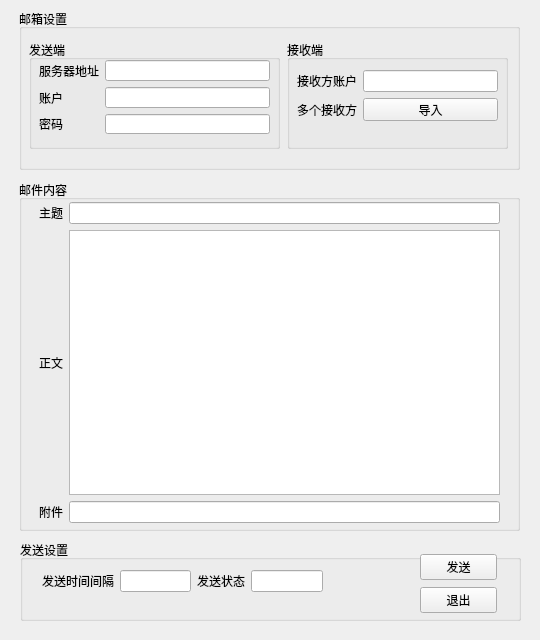
<?xml version="1.0" encoding="UTF-8"?>
<ui version="4.0">
 <class>Form</class>
 <widget class="QWidget" name="Form">
  <property name="geometry">
   <rect>
    <x>0</x>
    <y>0</y>
    <width>540</width>
    <height>640</height>
   </rect>
  </property>
  <property name="minimumSize">
   <size>
    <width>540</width>
    <height>640</height>
   </size>
  </property>
  <property name="maximumSize">
   <size>
    <width>540</width>
    <height>640</height>
   </size>
  </property>
  <property name="windowTitle">
   <string>邮件发送助手</string>
  </property>
  <widget class="QGroupBox" name="groupBox_1">
   <property name="geometry">
    <rect>
     <x>19</x>
     <y>9</y>
     <width>501</width>
     <height>161</height>
    </rect>
   </property>
   <property name="title">
    <string>邮箱设置</string>
   </property>
   <widget class="QGroupBox" name="groupBox_2">
    <property name="geometry">
     <rect>
      <x>10</x>
      <y>31</y>
      <width>251</width>
      <height>109</height>
     </rect>
    </property>
    <property name="title">
     <string>发送端</string>
    </property>
    <widget class="QWidget" name="layoutWidget">
     <property name="geometry">
      <rect>
       <x>10</x>
       <y>20</y>
       <width>231</width>
       <height>74</height>
      </rect>
     </property>
     <layout class="QGridLayout" name="gridLayout_2">
      <item row="0" column="0">
       <widget class="QLabel" name="label_1">
        <property name="text">
         <string>服务器地址</string>
        </property>
       </widget>
      </item>
      <item row="0" column="1">
       <widget class="QLineEdit" name="lineEdit_1"/>
      </item>
      <item row="1" column="0">
       <widget class="QLabel" name="label_2">
        <property name="text">
         <string>账户</string>
        </property>
       </widget>
      </item>
      <item row="1" column="1">
       <widget class="QLineEdit" name="lineEdit_2"/>
      </item>
      <item row="2" column="0">
       <widget class="QLabel" name="label_3">
        <property name="text">
         <string>密码</string>
        </property>
       </widget>
      </item>
      <item row="2" column="1">
       <widget class="QLineEdit" name="lineEdit_3">
        <property name="echoMode">
         <enum>QLineEdit::Password</enum>
        </property>
       </widget>
      </item>
     </layout>
    </widget>
   </widget>
   <widget class="QGroupBox" name="groupBox_3">
    <property name="geometry">
     <rect>
      <x>268</x>
      <y>31</y>
      <width>221</width>
      <height>109</height>
     </rect>
    </property>
    <property name="title">
     <string>接收端</string>
    </property>
    <widget class="QWidget" name="layoutWidget">
     <property name="geometry">
      <rect>
       <x>10</x>
       <y>30</y>
       <width>201</width>
       <height>51</height>
      </rect>
     </property>
     <layout class="QGridLayout" name="gridLayout_3">
      <item row="0" column="0">
       <widget class="QLabel" name="label_4">
        <property name="text">
         <string>接收方账户</string>
        </property>
       </widget>
      </item>
      <item row="0" column="1">
       <widget class="QLineEdit" name="lineEdit_4"/>
      </item>
      <item row="1" column="0">
       <widget class="QLabel" name="label_5">
        <property name="text">
         <string>多个接收方</string>
        </property>
       </widget>
      </item>
      <item row="1" column="1">
       <widget class="QPushButton" name="pushButton_1">
        <property name="text">
         <string>导入</string>
        </property>
       </widget>
      </item>
     </layout>
    </widget>
   </widget>
  </widget>
  <widget class="QGroupBox" name="groupBox_4">
   <property name="geometry">
    <rect>
     <x>19</x>
     <y>180</y>
     <width>501</width>
     <height>351</height>
    </rect>
   </property>
   <property name="title">
    <string>邮件内容</string>
   </property>
   <widget class="QWidget" name="">
    <property name="geometry">
     <rect>
      <x>20</x>
      <y>22</y>
      <width>461</width>
      <height>321</height>
     </rect>
    </property>
    <layout class="QGridLayout" name="gridLayout_4">
     <item row="0" column="0">
      <widget class="QLabel" name="label_6">
       <property name="text">
        <string>主题</string>
       </property>
      </widget>
     </item>
     <item row="0" column="1">
      <widget class="QLineEdit" name="lineEdit_5"/>
     </item>
     <item row="1" column="0">
      <widget class="QLabel" name="label_7">
       <property name="text">
        <string>正文</string>
       </property>
      </widget>
     </item>
     <item row="1" column="1">
      <widget class="QPlainTextEdit" name="plainTextEdit"/>
     </item>
     <item row="2" column="0">
      <widget class="QLabel" name="label_8">
       <property name="text">
        <string>附件</string>
       </property>
      </widget>
     </item>
     <item row="2" column="1">
      <widget class="QLineEdit" name="lineEdit_6"/>
     </item>
    </layout>
   </widget>
  </widget>
  <widget class="QGroupBox" name="groupBox_5">
   <property name="geometry">
    <rect>
     <x>20</x>
     <y>540</y>
     <width>501</width>
     <height>81</height>
    </rect>
   </property>
   <property name="title">
    <string>发送设置</string>
   </property>
   <widget class="QWidget" name="layoutWidget">
    <property name="geometry">
     <rect>
      <x>22</x>
      <y>30</y>
      <width>281</width>
      <height>22</height>
     </rect>
    </property>
    <layout class="QGridLayout" name="gridLayout">
     <item row="0" column="0">
      <widget class="QLabel" name="label_9">
       <property name="text">
        <string>发送时间间隔</string>
       </property>
      </widget>
     </item>
     <item row="0" column="1">
      <widget class="QLineEdit" name="lineEdit_7"/>
     </item>
     <item row="0" column="2">
      <widget class="QLabel" name="label_10">
       <property name="text">
        <string>发送状态</string>
       </property>
      </widget>
     </item>
     <item row="0" column="3">
      <widget class="QLineEdit" name="lineEdit_8"/>
     </item>
    </layout>
   </widget>
   <widget class="QWidget" name="">
    <property name="geometry">
     <rect>
      <x>400</x>
      <y>13</y>
      <width>77</width>
      <height>61</height>
     </rect>
    </property>
    <layout class="QGridLayout" name="gridLayout_5">
     <item row="0" column="0">
      <widget class="QPushButton" name="pushButton_2">
       <property name="text">
        <string>发送</string>
       </property>
      </widget>
     </item>
     <item row="1" column="0">
      <widget class="QPushButton" name="pushButton_3">
       <property name="text">
        <string>退出</string>
       </property>
      </widget>
     </item>
    </layout>
   </widget>
  </widget>
 </widget>
 <resources/>
 <connections/>
</ui>
